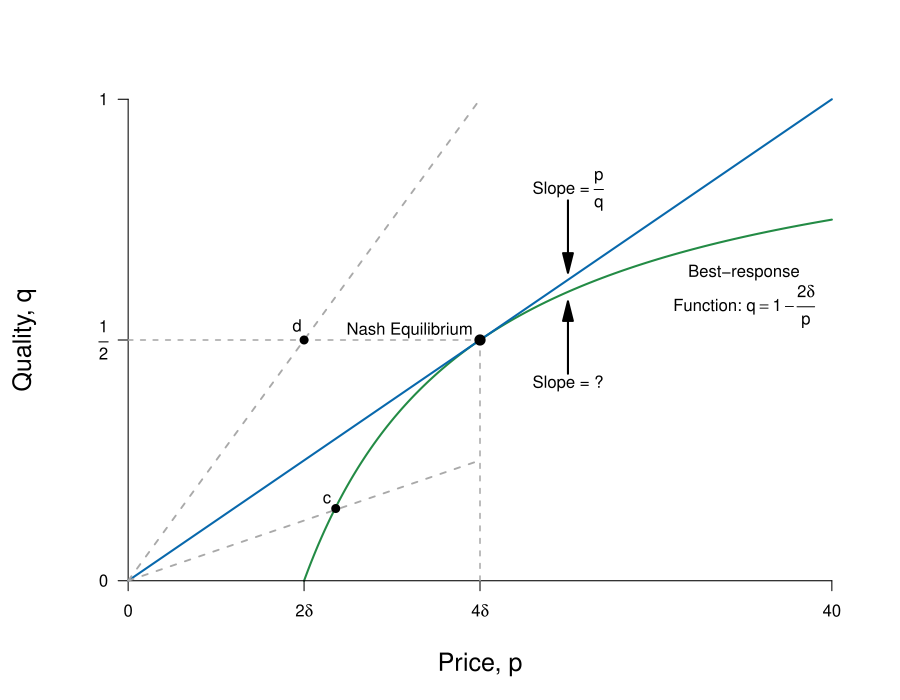

Reproduce this figure in R.
require(ggplot2)
require(shape)
pdf(file = "information_power/fig5_nolabels.pdf", width = 9, height = 7)

#Set parameters for graphics
axislabelsize <- 1.5
segmentlinewidth <- 1.5
graphlinewidth <- 2

COL <- c("#7fc97f", "#beaed4", "#fdc086", "#ffff99", "#386cb0", "#f0027f", "#bf5b17", "#666666")
COLA <- c("#e0f3db", "#99d8c9","#66c2a4","#41ae76", "#238b45", "#005824")
COLB <- c("#c6dbef", "#4eb3d3", "#2b8cbe", "#0868ac","#084081")
COLC <- c("#fcfbfd", "#efedf5", "#dadaeb", "#bcbddc", "#9e9ac8", "#807dba", "#6a51a3", "#54278f", "#3f007d")


brfFn <- function(p, delta = 5) {
  1 - (2 * delta) /p
}

solowCondition <- function(p, delta = 5){
  (p*(1/(8*delta)))
}

#COL <- c("#1B9E77", "#D95F02", "#7570B3", "#E7298A", "#66A61E", "#E6AB02", "#A6761D", "#666666")
COL <- c("#7fc97f", "#beaed4", "#fdc086", "#ffff99")
par(mar =  c(5, 5, 4, 2))
xlims <- c(0, 40)
ylims <- c(0, 1)


plot(0, 0, xlim = xlims, ylim = ylims, type = "n",
     xlab = expression(paste("Price, ", p)),
     ylab = expression(paste("Quality, ", q)),
     xaxt = "n", yaxt = "n", cex.lab = axislabelsize, bty = "n")

npts <- 500 
npts2 <- 501
#Specify the sequences of points for graphing. 
xx1 <- seq(10, xlims[2], length.out = npts)
xx2 <- seq(xlims[1], xlims[2], length.out = npts)

#Draw the lines for the graphs
lines(xx1, brfFn(xx1), col = COLA[5], lwd = graphlinewidth)
lines(xx2, solowCondition(xx2, delta = 5), col = COLB[4], lwd = graphlinewidth)

#Customize ticks and labels for the plot
ticksy <- c(0, 0.5, 1)
ylabels <- c(0, expression(paste(frac(1,2))), 1)
ticksx <- c(0, 10, 20, 40)
xlabels <- c(0, expression(paste(2*delta)), expression(paste(4*delta)), 40)
axis(1, at = ticksx, pos = 0, labels = xlabels)
axis(2, at = ticksy, pos = 0, labels = ylabels, las = 1)

#Annotation of the three graphs and the NE
# text(33, 0.98, expression(paste("Iso-profit: ", q," = ", frac(p, 8*delta))))
text(35, 0.64, expression(paste("Best-response")))
text(35, 0.57, expression(paste("Function: ", q == 1 - frac(2*delta, p))))
text(16, 0.52, expression(paste("Nash Equilibrium")))

#Lines for the coordinates of the Nash equilbrium
segments(20, 0, 20, 0.5, lty = 2, col = "darkgray", lwd = segmentlinewidth)
segments(0, 0.5, 20, 0.5, lty = 2, col = "darkgray", lwd = segmentlinewidth)

#Iso-profit slope annotation
text(25, 0.81, expression(paste("Slope = ", frac(p, q))))
Arrows(25, 0.79, 25, 0.66, col = "black", lty = 1, lwd = 2, arr.type = "triangle")

#BRF Slope annotation
text(25, 0.41, expression(paste("Slope = ?")))
Arrows(25, 0.43, 25, 0.56, col = "black", lty = 1, lwd = 2, arr.type = "triangle")

#Add a point for the NE
points(20, 0.5, pch = 16, col = "black", cex = 1.5)

#Add a ray and a point for d.  
segments(0, 0, 20, 1, lty = 2, lwd = 1.8, col = "darkgray")
points(10, 0.5, pch = 16, col = "black", cex = 1.2)
text(9.6, 0.53, expression(paste("d")))

#Add a ray and a point for a. 
segments(0, 0, 20, 0.25, lty = 2, lwd = 1.8, col = "darkgray")
points(11.8, 0.15, pch = 16, col = "black", cex = 1.2)
text(11.3, 0.17, expression(paste("c")))

dev.off()
